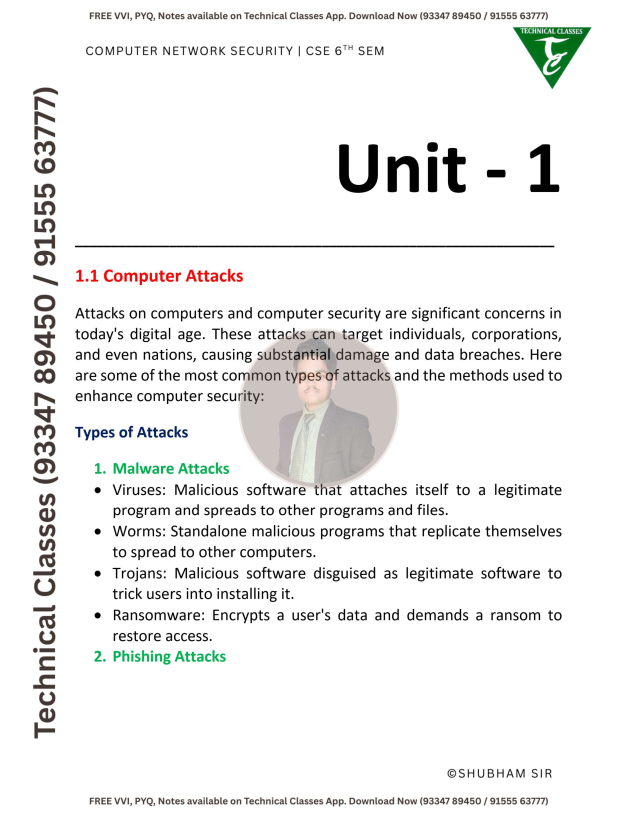
#> input picture cns_notes_page_1.png, 1275 x 1650 px (shown at 1/2 size)
$ python image_to_pdf.py
#> lines starting #> are read from the running program, lines starting #| are printed output that depends on the picture
#> the answer given: ../cns_notes_page_1.png
#> in start_conversion, img is the input picture: PIL image 1275x1650 RGB; mean R, G, B 239.3, 239.3, 238.6
import os
import tkinter as tk
from tkinter import filedialog, messagebox

from PIL import Image, ImageChops


def remove_borders(im):
    """Extra background / borders ko remove karta hai."""
    try:
        # Convert to RGB to ensure getpixel and math works fine
        im_rgb = im.convert("RGB")
        # Assume top-left pixel color is the background color (usually solid white/black margin)
        bg_color = im_rgb.getpixel((0, 0))
#> bg_color = (255, 255, 255)
        bg = Image.new(im_rgb.mode, im_rgb.size, bg_color)
#> bg: PIL image 1275x1650 RGB; every value is 255
        diff = ImageChops.difference(im_rgb, bg)
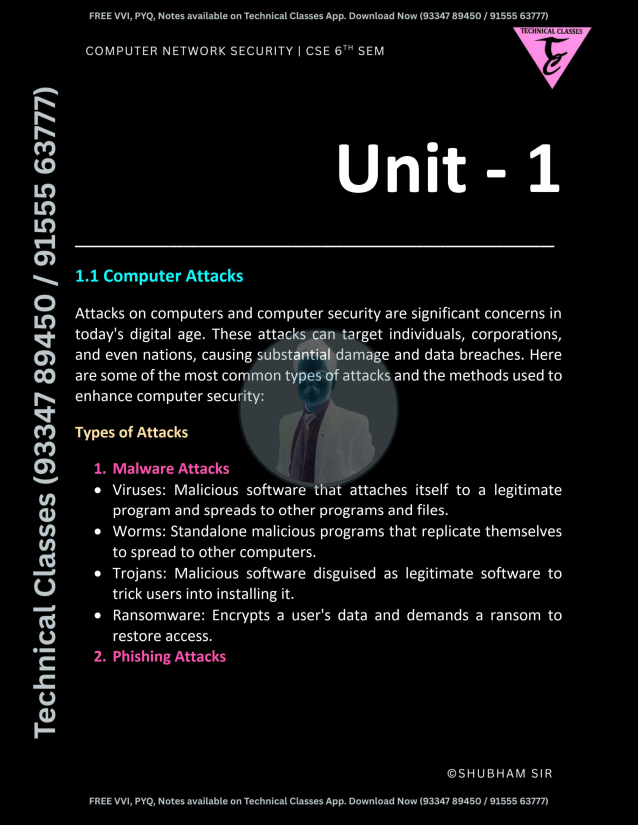
#> diff: PIL image 1275x1650 RGB (shown at 1/2 size); mean R, G, B 15.7, 15.7, 16.4
        diff = ImageChops.add(diff, diff, 2.0, -100)
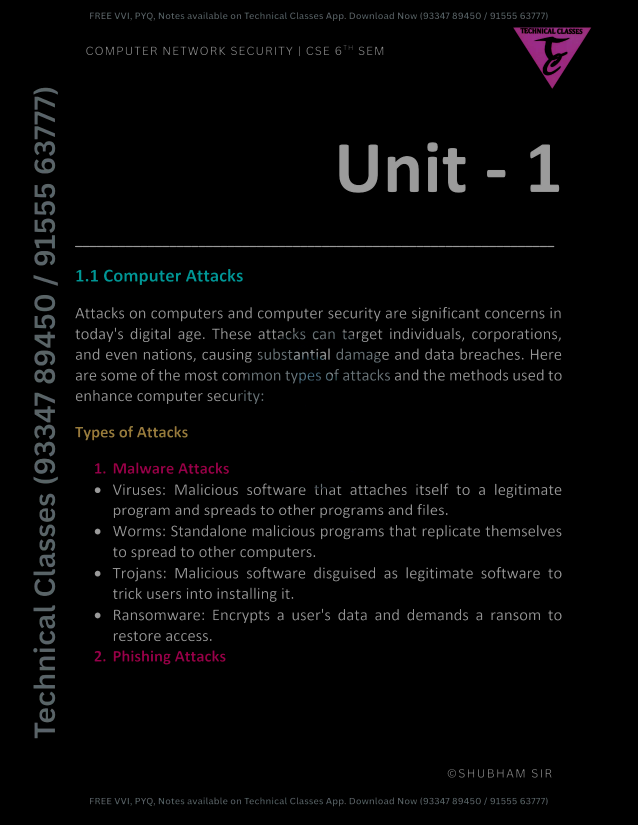
#> diff: PIL image 1275x1650 RGB (shown at 1/2 size); mean R, G, B 6.4, 6.1, 6.5
        bbox = diff.getbbox()
#> bbox = (66, 24, 1183, 1613)
        if bbox:
            return im.crop(bbox)
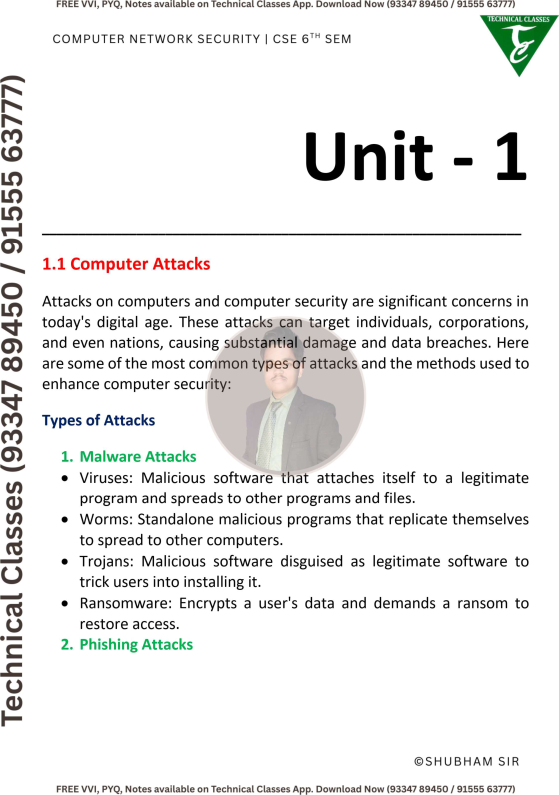
#> returned value: PIL image 1117x1589 RGB (shown at 1/2 size); mean R, G, B 236.3, 236.3, 235.6
        return im
    except Exception:
        # Agar error aaye (eg. animated/weird format), toh original return karo
        return im.convert("RGB")


def start_conversion():
    root = tk.Tk()
    root.withdraw()  # Main window ko hide karne ke liye

    messagebox.showinfo(
        "Step 1", "Apne sabhi 750+ screenshots images ko ek sath select karein."
    )

    # 1. Images select karna
    file_paths = filedialog.askopenfilenames(
        title="Select Images (Screenshots)",
        filetypes=[("Images", "*.png *.jpg *.jpeg *.bmp *.webp")],
    )

    if not file_paths:
        print("Koi image select nahi ki gayi.")
        return

    messagebox.showinfo(
        "Step 2",
        "Ab choose karein ki PDF kahan save karni hai aur uska kya naam rakhna hai.",
    )

    # 2. Output PDF location select karna
    output_pdf = filedialog.asksaveasfilename(
        title="Save PDF As...",
        defaultextension=".pdf",
        filetypes=[("PDF File", "*.pdf")],
    )

    if not output_pdf:
        print("Save location select nahi ki gayi.")
        return

    print("\n======================================")
    print(f"Total {len(file_paths)} images select ki gayi hain.")
    print("Processing chalu hai... Please wait!")
    print("======================================\n")

    images_list = []

    for i, img_path in enumerate(file_paths):
        try:
            print(f"Processing ({i+1}/{len(file_paths)}): {os.path.basename(img_path)}")
            img = Image.open(img_path)

            # Remove margin / border automatically (taaki clean PDF bane)
            img = remove_borders(img)

            # Resize agar image badi hai (Taaki size aur kam ho jaye quality loose kiye bina)
            # Screenshots normally bade hote hain, unko max 1200 x 1600 me optimize karte hain
            img.thumbnail((1200, 1600), Image.Resampling.LANCZOS)

            # PDF format ke liye image ko RGB me convert karna zaroori hai
            rgb_img = img.convert("RGB")
            images_list.append(rgb_img)

        except Exception as e:
            print(f"Error aayi {os.path.basename(img_path)} me: {e}")

    # 3. PDF Save karna
    if images_list:
        print(
            "\nFinal PDF ban rahi hai, isme 1 se 2 minute lag sakte hain (750+ images ke liye). कृपया प्रतीक्षा करें..."
        )
        # Save first image and append the rest
        # quality=60 (Size ko bahut kam karne ke liye), optimize=True (Faltu data hatane ke liye)
        images_list[0].save(
            output_pdf,
            save_all=True,
            append_images=images_list[1:],
            quality=65,  # Best balanced quality
            optimize=True,
        )
        print("\n✅ Ho gaya! PDF Successfully ban gayi hai.")
        messagebox.showinfo(
            "Success",
            f"Badhai ho! Makkhan ki tarah {len(file_paths)} images ka PDF ban gaya!\n\nSize bhi kam hai.\nFile saved at: {output_pdf}",
        )
    else:
        messagebox.showerror(
            "Error", "Bhai, koi valid images nahi mili ya process nahi ho paayi."
        )


if __name__ == "__main__":
    start_conversion()

$ run again, on cns_notes_page_3.png
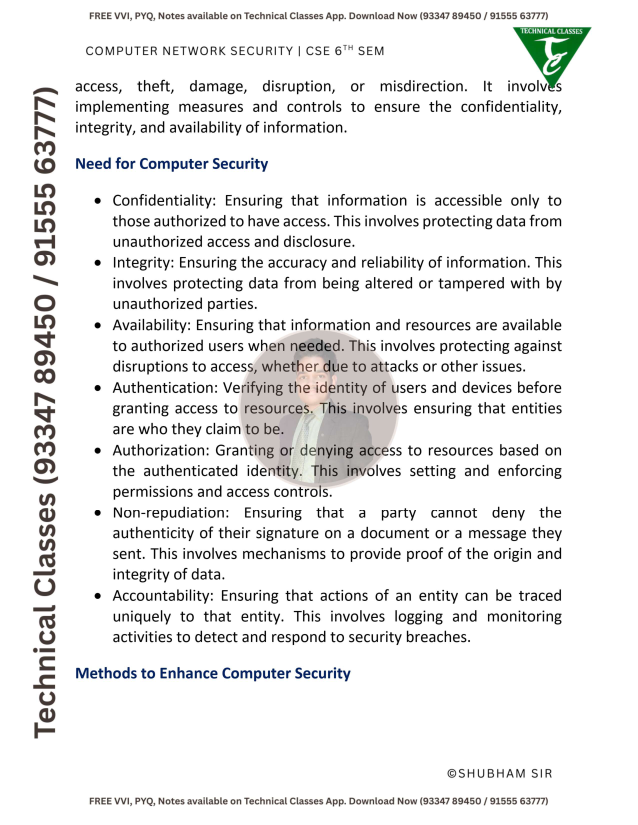
#> input picture cns_notes_page_3.png, 1275 x 1650 px (shown at 1/2 size)
#> in start_conversion, img is the input picture: PIL image 1275x1650 RGB; mean R, G, B 234.7, 234.8, 234.5
#> bg_color = (255, 255, 255)
#> bg: PIL image 1275x1650 RGB; every value is 255
#> in remove_borders, `diff = ImageChops.add(diff, diff, 2.0, -100)`:
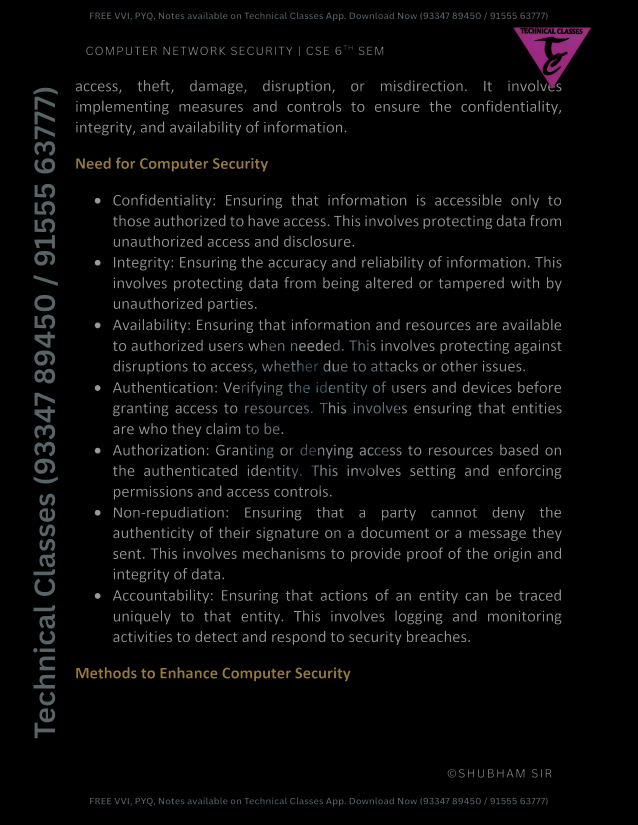
#> diff: PIL image 1275x1650 RGB (shown at 1/2 size); mean R, G, B 8.4, 8.1, 8.3
#> bbox = (66, 24, 1183, 1613)
#> in remove_borders, `return im.crop(bbox)`:
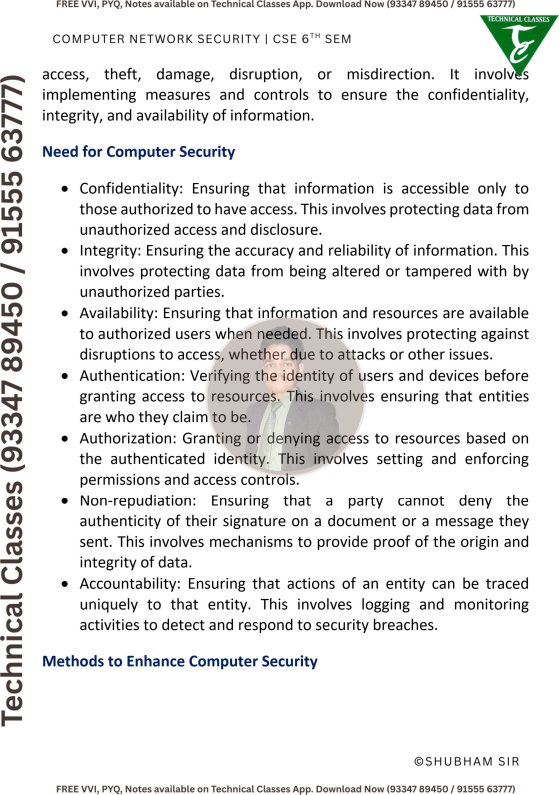
#> returned value: PIL image 1117x1589 RGB (shown at 1/2 size); mean R, G, B 231, 231, 230.7

$ run again, on cns_notes_page_4.png
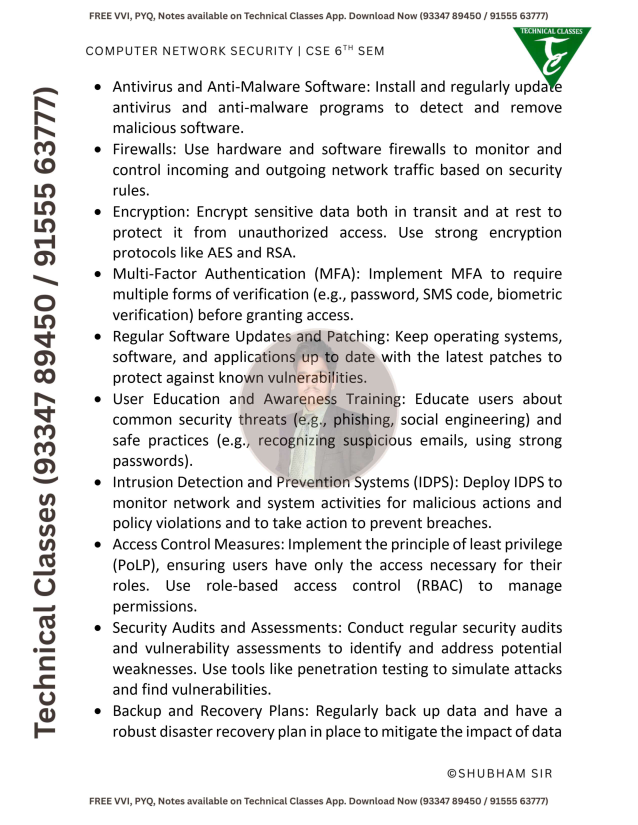
#> input picture cns_notes_page_4.png, 1275 x 1650 px (shown at 1/2 size)
#> in start_conversion, img is the input picture: PIL image 1275x1650 RGB; mean R, G, B 232.4, 232.3, 231.8
#> bg_color = (255, 255, 255)
#> bg: PIL image 1275x1650 RGB; every value is 255
#> in remove_borders, `diff = ImageChops.add(diff, diff, 2.0, -100)`:
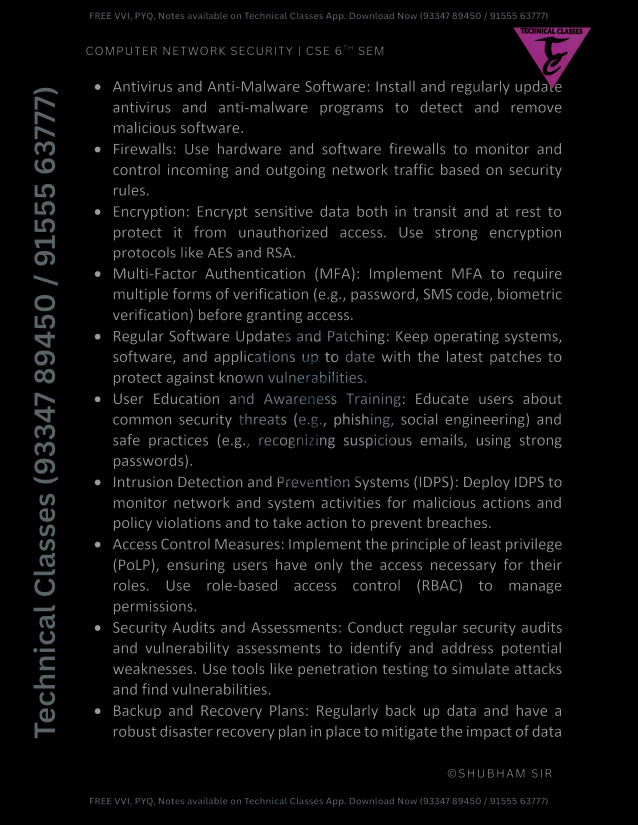
#> diff: PIL image 1275x1650 RGB (shown at 1/2 size); mean R, G, B 9.5, 9.3, 9.6
#> bbox = (66, 24, 1183, 1613)
#> in remove_borders, `return im.crop(bbox)`:
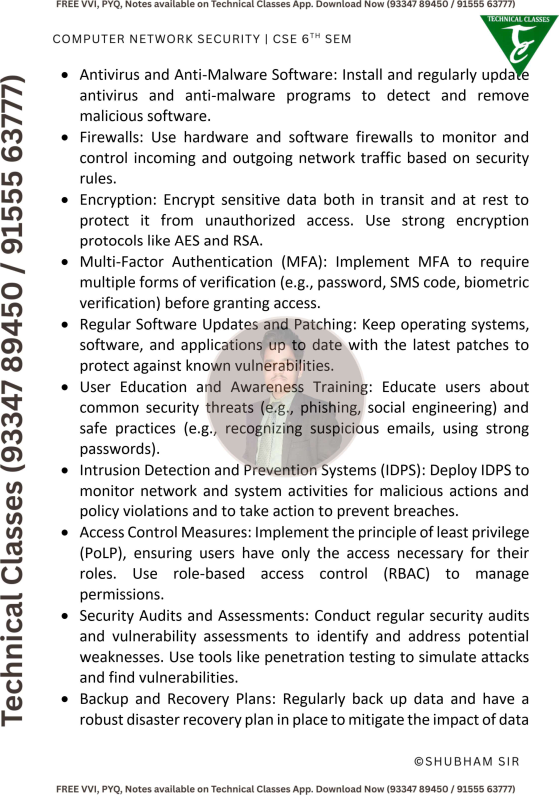
#> returned value: PIL image 1117x1589 RGB (shown at 1/2 size); mean R, G, B 228.2, 228.1, 227.5

$ run again, on cns_notes_page_5.png
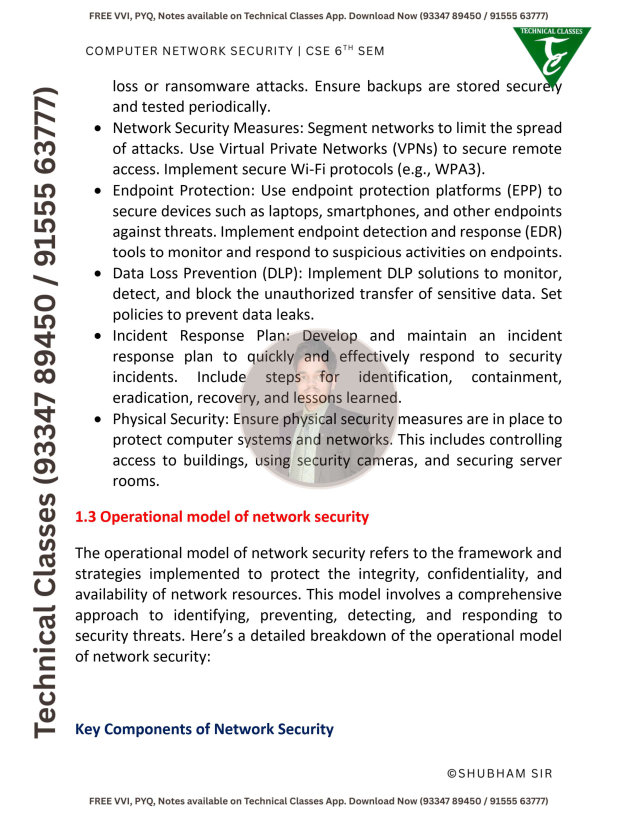
#> input picture cns_notes_page_5.png, 1275 x 1650 px (shown at 1/2 size)
#> in start_conversion, img is the input picture: PIL image 1275x1650 RGB; mean R, G, B 234, 233.5, 233.1
#> bg_color = (255, 255, 255)
#> bg: PIL image 1275x1650 RGB; every value is 255
#> in remove_borders, `diff = ImageChops.add(diff, diff, 2.0, -100)`:
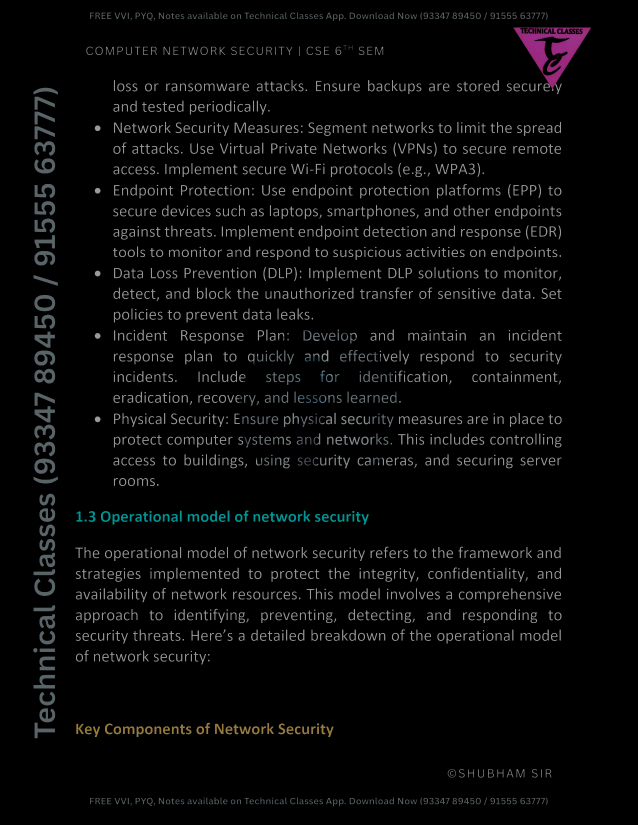
#> diff: PIL image 1275x1650 RGB (shown at 1/2 size); mean R, G, B 8.7, 8.8, 9
#> bbox = (66, 24, 1183, 1613)
#> in remove_borders, `return im.crop(bbox)`:
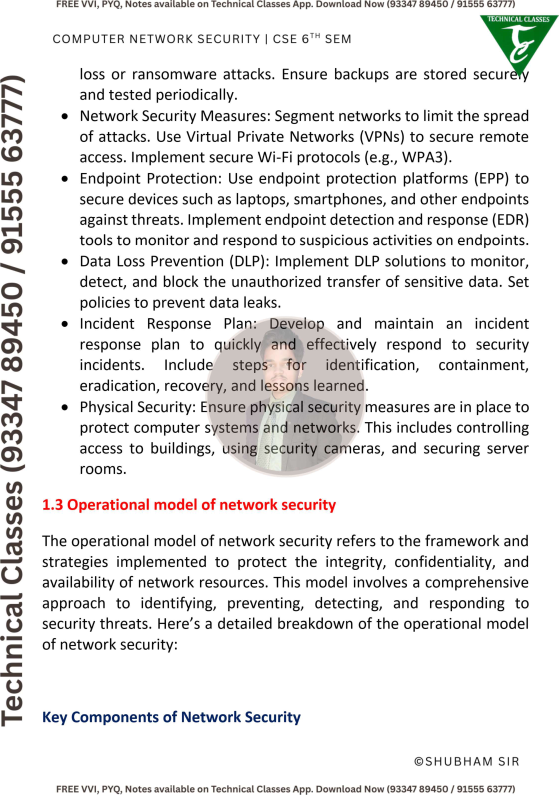
#> returned value: PIL image 1117x1589 RGB (shown at 1/2 size); mean R, G, B 230.1, 229.5, 229
